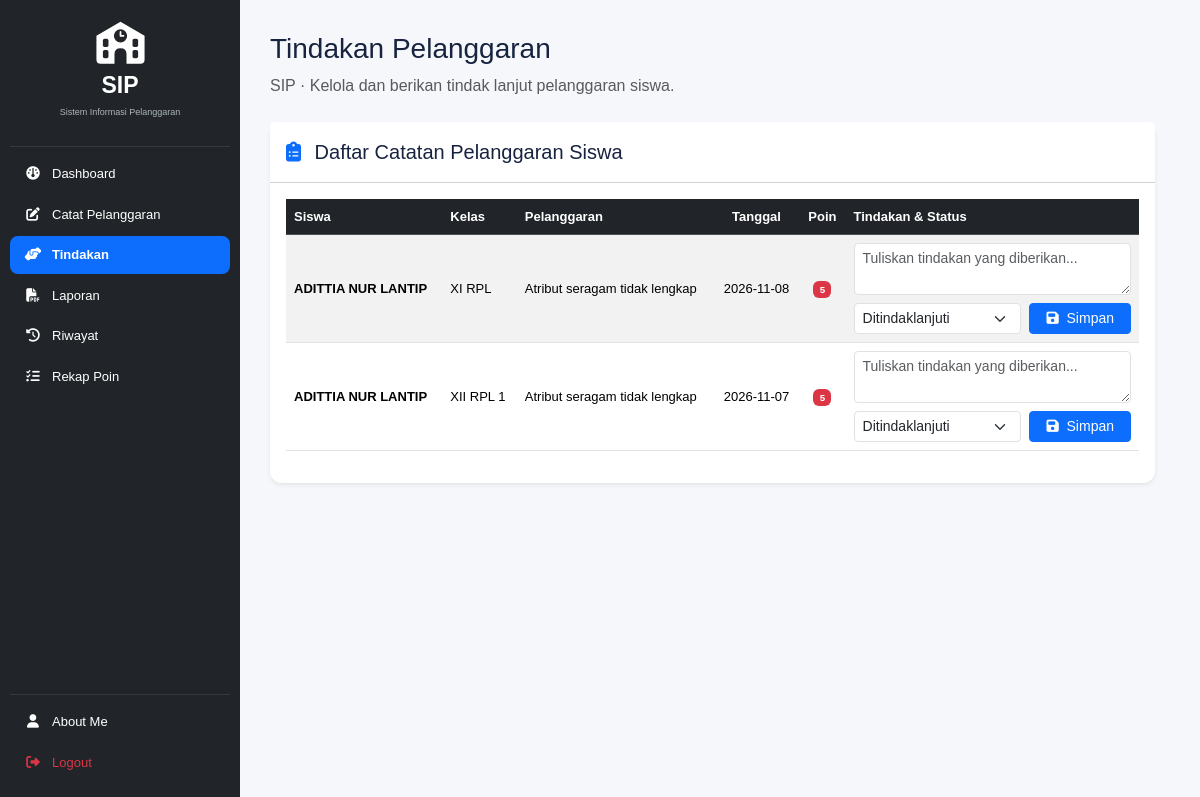
/guru/tindakan_guru.php (signed in), run on an earlier commit of the app's database.
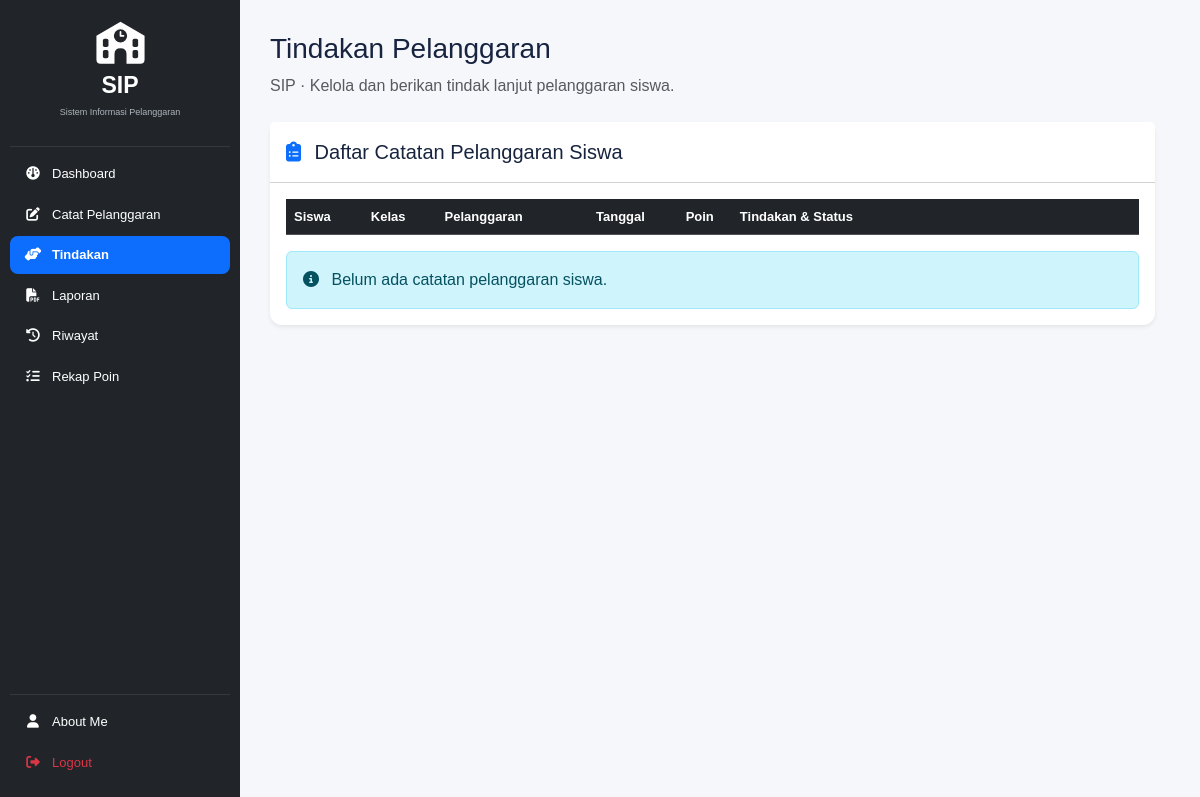
And on a later commit of the database.
### tables this page shows
CREATE TABLE `t_pelanggaran_siswa` (
  `id` int(11) NOT NULL,
  `tahun_ajaran_id` int(11) DEFAULT NULL,
  `siswa_id` int(11) DEFAULT NULL,
  `nama_siswa` varchar(150) NOT NULL,
  `kelas_id` int(11) DEFAULT NULL,
  `nama_kelas` varchar(100) NOT NULL,
  `pelanggaran_id` int(11) DEFAULT NULL,
  `nama_pelanggaran` varchar(150) NOT NULL,
  `pelanggaran_kategori_id` int(11) DEFAULT NULL,
  `guru_id` int(11) DEFAULT NULL,
  `nama_guru` varchar(150) NOT NULL,
  `tanggal` date DEFAULT NULL,
  `keterangan` text NOT NULL,
  `poin` int(11) NOT NULL,
  `tindakan` text NOT NULL,
  `status` varchar(30) NOT NULL,
  `created_at` timestamp NOT NULL DEFAULT current_timestamp(),
  `updated_at` timestamp NOT NULL DEFAULT current_timestamp()
);

### guru/tindakan_guru.php (the view, shortened to what the changed rows need)
<?php
include '../config/koneksi.php';
$sql = "SELECT
            ps.id,
            ps.tanggal,
            ps.poin,
            ps.tindakan,
            ps.status,
            COALESCE(s.nama, ps.nama_siswa, 'Siswa Tidak Ditemukan') AS nama_siswa,
            COALESCE(k.nama, ps.nama_kelas, '-') AS nama_kelas,
            COALESCE(p.nama, ps.nama_pelanggaran, '-') AS nama_pelanggaran
        FROM t_pelanggaran_siswa ps
        LEFT JOIN t_siswa s ON ps.siswa_id = s.id
        LEFT JOIN t_kelas k ON ps.kelas_id = k.id
        LEFT JOIN t_pelanggaran p ON ps.pelanggaran_id = p.id
        ORDER BY ps.tanggal DESC, ps.id DESC";
$hasil = mysqli_query($koneksi, $sql);
?>
<!DOCTYPE html>
<html lang="id">
<head>
    <link href="https://cdn.jsdelivr.net/npm/bootstrap@5.3.3/dist/css/bootstrap.min.css" rel="stylesheet">
    <link rel="stylesheet" href="https://cdnjs.cloudflare.com/ajax/libs/font-awesome/6.4.0/css/all.min.css">
    <link rel="stylesheet" href="https://cdn.datatables.net/1.13.7/css/dataTables.bootstrap5.min.css">
    <link rel="stylesheet" href="../layout/style.css">
</head>
<body>
<div class="container-fluid">
    <div class="row">
        <?php include '../layout/sidebar.php'; ?>
        <main class="guru-content">
            <div class="mb-4">
                <h1 class="page-title">
                    Tindakan Pelanggaran
                </h1>
            </div>
            <?php if (!$hasil): ?>
                <div class="alert alert-danger">
                    <strong>Gagal mengambil data!</strong>
                    <br>
                    <?= htmlspecialchars(mysqli_error($koneksi)) ?>
                </div>
            <?php else: ?>
            <div class="card border-0 shadow-sm mb-5">
                <div class="card-body p-3">
                    <div class="table-responsive">
                        <table id="tabelTindakLanjut"
                               class="table table-striped table-hover align-middle w-100">
                            <thead class="table-dark">
                                <tr>
                                    <th>Siswa</th>
                                    <th>Kelas</th>
                                    <th>Pelanggaran</th>
                                    <th class="text-center">Tanggal</th>
                                    <th class="text-center">Poin</th>
                                    <th style="min-width:280px;">
                                        Tindakan & Status
                                    </th>
                                </tr>
                            </thead>
                            <tbody>
                                <?php while ($row = mysqli_fetch_assoc($hasil)): ?>
                                    <tr>
                                        <td class="fw-semibold">
                                            <?= htmlspecialchars($row['nama_siswa']) ?>
                                        </td>
                                        <td>
                                            <?= htmlspecialchars($row['nama_kelas']) ?>
                                        </td>
                                        <td>
                                            <?= htmlspecialchars($row['nama_pelanggaran']) ?>
                                        </td>
                                        <td class="text-center text-nowrap">
                                            <?= htmlspecialchars($row['tanggal'] ?? '-') ?>
                                        </td>
                                        <td class="text-center">
                                            <span class="badge bg-danger">
                                                <?= (int)$row['poin'] ?>
                                            </span>
                                        </td>
                                        <td>
                                            <form action="proses_tindakan.php"
                                                  method="POST"
                                                  class="d-flex flex-column gap-2">
                                                <textarea
                                                    name="tindakan"
                                                    class="form-control form-control-sm"
                                                    rows="2"
                                                    placeholder="Tuliskan tindakan yang diberikan..."
                                                    required><?= htmlspecialchars($row['tindakan'] ?? '') ?></textarea>
                                                <div class="d-flex gap-2">
                                                    <select
                                                        name="status"
                                                        class="form-select form-select-sm"
                                                        required>
                                                        <?php
                                                        $daftar_status = [
                                                            'Ditindaklanjuti',
                                                            'Proses',
                                                            'Selesai'
                                                        ];
                                                        $status_sekarang = $row['status'] ?? '';
                                                        ?>
                                                        <?php foreach ($daftar_status as $st): ?>
                                                            <option
                                                                value="<?= htmlspecialchars($st) ?>"
                                                                <?= $status_sekarang === $st ? 'selected' : '' ?>>
                                                                <?= htmlspecialchars($st) ?>
                                                            </option>
                                                        <?php endforeach; ?>
                                                    </select>
                                                    <button
                                                        type="submit"
                                                        class="btn btn-primary btn-sm px-3 text-nowrap">
                                                        <i class="fa-solid fa-floppy-disk me-1"></i>
                                                        Simpan
                                                    </button>
                                                </div>
                                            </form>
                                        </td>
                                    </tr>
                                <?php endwhile; ?>
                            </tbody>
                        </table>
                    </div>
                    <?php if (mysqli_num_rows($hasil) === 0): ?>
                        <div class="alert alert-info mb-0">
                            <i class="fa-solid fa-circle-info me-2"></i>
                            Belum ada catatan pelanggaran siswa.
                        </div>
                    <?php endif; ?>
                </div>
            </div>
            <?php endif; ?>
        </main>
    </div>
</div>
</body>
</html>

What changed in the data, as far as the page shows it:
removed t_pelanggaran_siswa: nama_siswa "ADITTIA NUR LANTIP", nama_kelas "XI RPL", nama_pelanggaran "Atribut seragam tidak lengkap", tanggal "2026-11-08", poin "5", status "Ditindaklanjuti"
removed t_pelanggaran_siswa: nama_siswa "ADITTIA NUR LANTIP", nama_kelas "XII RPL 1", nama_pelanggaran "Atribut seragam tidak lengkap", tanggal "2026-11-07", poin "5", status "Ditindaklanjuti"
Also different on the page:
text now shown: "Belum ada catatan pelanggaran siswa."
